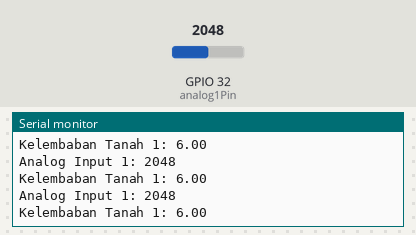
The sketch below on a simulated ESP32. Parts: the last lines printed to the serial monitor. Inputs (shaded band) come from the test bench; at power-on: GPIO 32 (analog1Pin) = 2048.

Above: at 1.2 s.
1.3 s: GPIO 32 (analog1Pin) set to 2866
At 3.0 s:
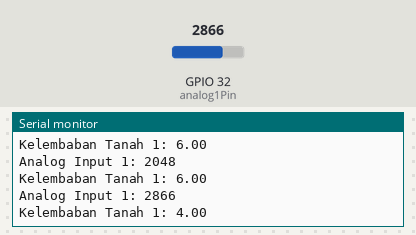
3.6 s: GPIO 32 (analog1Pin) set to 3603
At 4.6 s:
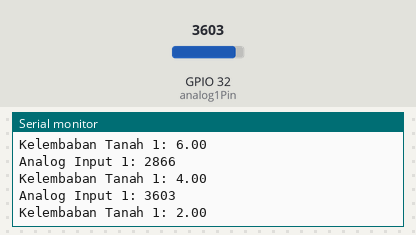
Timing chart, 0 to 6.6 s (numbered marks = the images above; inputs shaded):
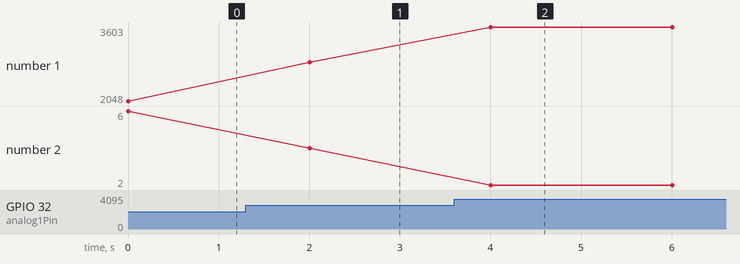

Measured:
- after the input at 1.3 s, the serial monitor: prints a new line after 0.70 s (image 1)
- after the input at 3.6 s, the serial monitor: prints a new line after 0.41 s (image 2)
- plotted number 1: 2048 → 2866 after the input at 1.3 s, 2866 → 3603 after the input at 3.6 s
- plotted number 2: 6 → 4 after the input at 1.3 s, 4 → 2 after the input at 3.6 s

The sketch:

Pengujian_Sensor_Kelembaban_Tanah.ino
```cpp
/*
 * Pengujian Sensor Kelembaban Tanah YL-69
 * Sofyan R. - 191311030
 */

// Deklarasi variabel dan pin yang dipakai
int analog1Pin = 32; // Pin D32 ESP32
int analog2Pin = 33; // Pin D32 ESP32
int analog1Input;
int analog2Input;
float kelembabanTanah1;
float kelembabanTanah2;

// Deklarasi Variabel Millis
unsigned long prevMillis = 0;
unsigned long interval = 2000;

void setup() {
  // Inisialisasi Input dan Output
  pinMode(analog1Pin, INPUT);
//  pinMode(analog2Pin, INPUT);
  Serial.begin(115200);
}

void loop() {
  if (millis() - prevMillis > interval || prevMillis == 0) {
    prevMillis = millis();
    // Membaca nilai input analog dari pin A0 sensor
    analog1Input = analogRead(analog1Pin);
    Serial.print("Analog Input 1: ");
    Serial.println(analog1Input);
//    analog2Input = analogRead(analog2Pin);
//    Serial.print("Analog Input 2: ");
//    Serial.println(analog2Input);

    // Mengkonversi nilai pembacaan sensor menjadi menjadi skala 1-10 (4095 = kering & 1000 = basah)
    kelembabanTanah1 = map(analog1Input, 4095, 1000, 1, 10);
    Serial.print("Kelembaban Tanah 1: ");
    Serial.print(kelembabanTanah1);
    Serial.println("");
//    kelembabanTanah2 = map(analog2Input, 4095, 1000, 1, 10);
//    Serial.print("Kelembaban Tanah 2: ");
//    Serial.print(kelembabanTanah2);
//    Serial.println("");
  }
}
```
